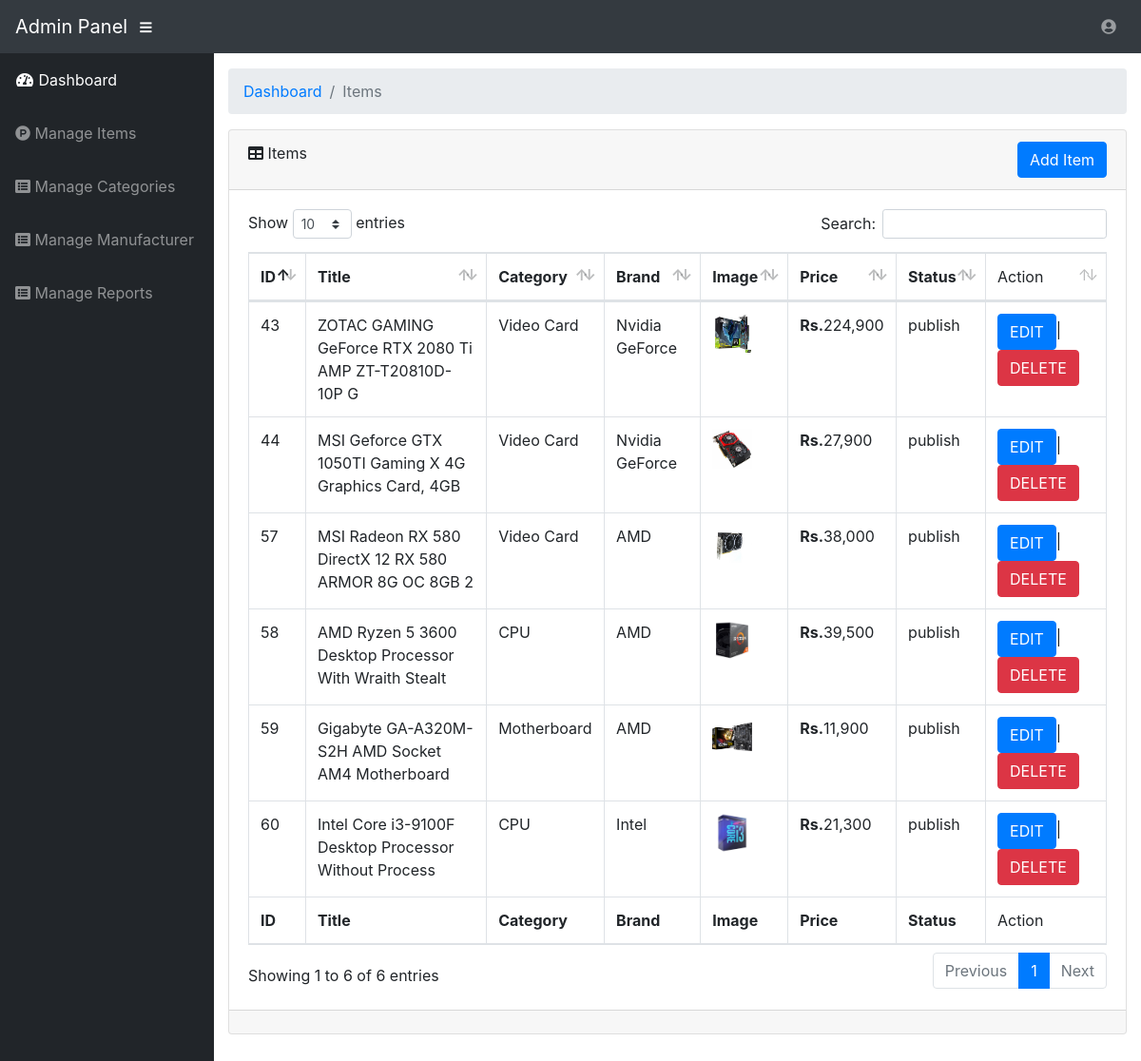
Screenshot of /admin/items.php with the database file from the repository.
### tables this page shows
CREATE TABLE `items` (
  `item_id` int(11) NOT NULL,
  `item_title` varchar(500) NOT NULL,
  `cat_id` int(11) NOT NULL,
  `man_id` int(11) NOT NULL,
  `image` varchar(500) NOT NULL,
  `description` longtext NOT NULL,
  `price` int(11) NOT NULL,
  `status` varchar(11) NOT NULL
);

CREATE TABLE `categories` (
  `cat_id` int(11) NOT NULL,
  `cat_name` varchar(255) NOT NULL
);

CREATE TABLE `manufacturer` (
  `id` int(11) NOT NULL,
  `name` varchar(255) NOT NULL
);

### admin/items.php (called while the page is built, shortened)
<?php
 if (isset($_GET['source'])) {
   $source = $_GET['source'];
 }else{
  $source = "";
 }
switch ($source) {
  default:
    include 'inc/view_all_items.php';
    break;
}
?>

### admin/inc/functions.php (called while the page is built, shortened)
<?php
function get_gategory_by_id_fetch($id){
	global $conn;
	$data = array();
	$query = "SELECT * FROM categories WHERE cat_id=".$id." ";
	$result = mysqli_query($conn,$query);
	while ($row = mysqli_fetch_assoc($result)) {
		$data = $row;
	}
	return $data;
}
function get_brand_by_id_fetch($id){
	global $conn;
	$data = array();
	$query = "SELECT * FROM `manufacturer` WHERE id=".$id." ";
	$result = mysqli_query($conn,$query);
	while ($row = mysqli_fetch_assoc($result)) {
		$data = $row;
	}
	return $data;
}
function get_all_items(){
	global $conn;
	$sql = "SELECT * FROM items";
	$result = mysqli_query($conn, $sql);
	return $result;
}

### admin/inc/view_all_items.php (the view, shortened to what this page needs)
<?php include 'inc/header.php'; ?>
<body id="page-top">
<?php include 'inc/navbar-top.php'; ?>
  <div id="wrapper">
    <?php include 'inc/sidebar.php'; ?>
    <div id="content-wrapper">
      <div class="container-fluid">
        <ol class="breadcrumb">
          <li class="breadcrumb-item">
            <a href="#">Dashboard</a>
          </li>
          <li class="breadcrumb-item active">Items</li>
        </ol>
        <div class="card mb-3">
          <div class="card-header">
            <i class="fas fa-table"></i>
            Items
            <a style="float: right;" class="btn btn-primary" href="items.php?source=add_item">Add Item</a>
          </div>
          <div class="card-body">
            <div class="table-responsive">
              <table class="table table-bordered" id="dataTable" width="100%" cellspacing="0">
                <thead>
                  <tr>
                    <th>ID</th>
                    <th>Title</th>
                    <th>Category</th>
                    <th>Brand</th>
                    <th>Image</th>
                    <th>Price</th>
                    <th>Status</th>
                    <td>Action</td>
                  </tr>
                </thead>
                <tfoot>
                 <tr>
                    <th>ID</th>
                    <th>Title</th>
                    <th>Category</th>
                    <th>Brand</th>
                    <th>Image</th>
                    <th>Price</th>
                    <th>Status</th>
                    <td>Action</td>
                  </tr>
                </tfoot>
                <tbody>
                  <?php
                  $result = get_all_items();
                  if (!$result) {
                    die("Query Failed" . mysqli_error($conn));
                  }else{
                    while ($row = mysqli_fetch_assoc($result)) {
                        $id = $row['item_id'];
                        $title = $row['item_title'];
                        $cat_id = $row['cat_id'];
                        $brand_id = $row['man_id'];
                        $image = $row['image'];
                        $price = $row['price'];
                        $status = $row['status'];
                  ?>
                    <tr>
                    <td><?php echo $id; ?></td>
                    <td><?php echo substr($title, 0, 53); ?></td>
                    <td><?php
                            $catData = get_gategory_by_id_fetch($cat_id);
                            echo $catData['cat_name'];
                     ?></td>
                    <td><?php
                    $brandData = get_brand_by_id_fetch($brand_id);
                            echo $brandData['name'];
                    ?></td>
                    <td><?php
                    echo '<img src="images/'.$image.'" alt="" height="42" width="42">';
                    ?></td>
                    <td><?php echo "<strong>Rs.</strong>" . number_format($price); ?></td>
                    <td><?php echo $status; ?></td>
                    <td>
                      <a href="items.php?source=edit_item&id=<?php echo $id ?>" class="btn btn-primary">EDIT</a>|
                      <a href="#" class="btn btn-danger">DELETE</a>
                    </td>
                  </tr>
                  <?php
                    }
                  }
                ?>
                </tbody>
              </table>
            </div>
          </div>
          <div class="card-footer small text-muted"></div>
        </div>
      <?php include 'inc/footer.php'; ?>

### rows the page displays
items: item_id "43", item_title "ZOTAC GAMING GeForce RTX 2080 Ti AMP ZT-T20810D-10P G", cat.cat_name "Video Card", man.name "Nvidia GeForce", image (picture), price "224,900", status "publish"
items: item_id "44", item_title "MSI Geforce GTX 1050TI Gaming X 4G Graphics Card, 4GB", cat.cat_name "Video Card", man.name "Nvidia GeForce", image (picture), price "27,900", status "publish"
items: item_id "57", item_title "MSI Radeon RX 580 DirectX 12 RX 580 ARMOR 8G OC 8GB 2", cat.cat_name "Video Card", man.name "AMD", image (picture), price "38,000", status "publish"
items: item_id "58", item_title "AMD Ryzen 5 3600 Desktop Processor With Wraith Stealt", cat.cat_name "CPU", man.name "AMD", image (picture), price "39,500", status "publish"
items: item_id "59", item_title "Gigabyte GA-A320M-S2H AMD Socket AM4 Motherboard", cat.cat_name "Motherboard", man.name "AMD", image (picture), price "11,900", status "publish"
items: item_id "60", item_title "Intel Core i3-9100F Desktop Processor Without Process", cat.cat_name "CPU", man.name "Intel", image (picture), price "21,300", status "publish"
